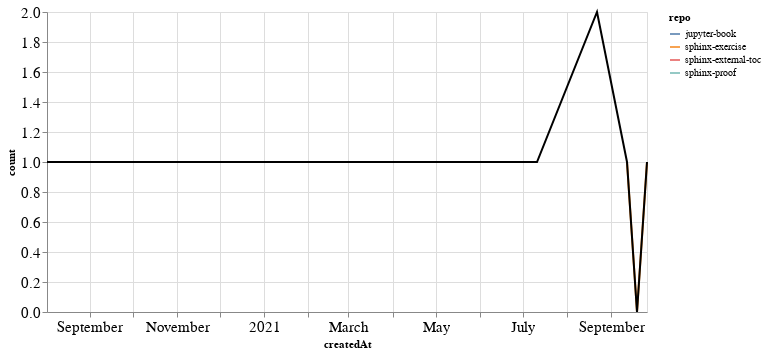

The notebook cell saved with this chart:
### Markdown cell above
### PRs

### Code cell
prs_time = prs.groupby('repo').resample('W', on='createdAt').count()['author'].reset_index()
prs_time = prs_time.rename(columns={'author': 'count'})
prs_time_total = prs_time.groupby('createdAt').agg({"count": "sum"}).reset_index()

ch1 = alt.Chart(prs_time, width=600).mark_line().encode(
    x='createdAt',
    y='count',
    color='repo',
    tooltip="repo"
)

ch2 = alt.Chart(prs_time_total, width=600).mark_line(color="black").encode(
    x='createdAt',
    y='count',
)

ch1 + ch2

### Figure 1 — Vega-Lite specification as saved in the notebook (floating-point values rounded to 4 significant figures)
{"config": {"axisLeft": {"labelFontSize": 15}, "axisBottom": {"labelFontSize": 15}}, "layer": [{"data": {"name": "data-9ff1faf5faaa53a370077f6afbaa03c6"}, "mark": "line", "encoding": {"color": {"type": "nominal", "field": "repo"}, "tooltip": {"type": "nominal", "field": "repo"}, "x": {"type": "temporal", "field": "createdAt"}, "y": {"type": "quantitative", "field": "count"}}, "width": 600}, {"data": {"name": "data-28c2d6a202cdb02267799d4cb3f84c3f"}, "mark": {"type": "line", "color": "black"}, "encoding": {"x": {"type": "temporal", "field": "createdAt"}, "y": {"type": "quantitative", "field": "count"}}, "width": 600}], "$schema": "https://vega.github.io/schema/vega-lite/v4.8.1.json", "datasets": {"data-9ff1faf5faaa53a370077f6afbaa03c6": [{"repo": "jupyter-book", "createdAt": "2020-08-02T00:00:00", "count": 1}, {"repo": "sphinx-exercise", "createdAt": "2021-09-12T00:00:00", "count": 1}, {"repo": "sphinx-exercise", "createdAt": "2021-09-19T00:00:00", "count": 0}, {"repo": "sphinx-exercise", "createdAt": "2021-09-26T00:00:00", "count": 1}, {"repo": "sphinx-external-toc", "createdAt": "2021-07-11T00:00:00", "count": 1}, {"repo": "sphinx-proof", "createdAt": "2021-08-22T00:00:00", "count": 2}], "data-28c2d6a202cdb02267799d4cb3f84c3f": [{"createdAt": "2020-08-02T00:00:00", "count": 1}, {"createdAt": "2021-07-11T00:00:00", "count": 1}, {"createdAt": "2021-08-22T00:00:00", "count": 2}, {"createdAt": "2021-09-12T00:00:00", "count": 1}, {"createdAt": "2021-09-19T00:00:00", "count": 0}, {"createdAt": "2021-09-26T00:00:00", "count": 1}]}}
